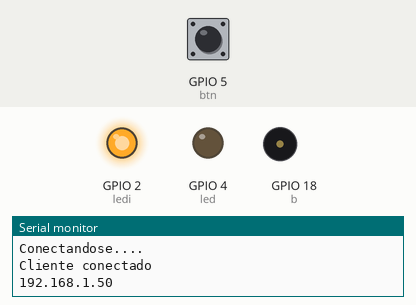
Recording of a sketch running on a simulated ESP32. Parts: output pins drawn as LEDs (lit = HIGH), buzzer (waves = sounding), the last lines printed to the serial monitor. Inputs (shaded band) come from the test bench; at power-on: GPIO 5 (btn) LOW. WiFi joins after 1.5 s; servers stay silent unless stated.

Above: at 3.2 s.
3.3 s: GPIO 5 (btn) pulled HIGH for 3.2 s
At 7.2 s:
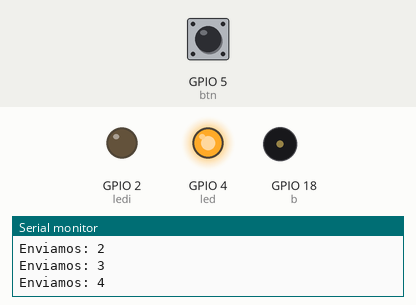
8.0 s: GPIO 5 (btn) pulled HIGH for 3.2 s
At 12.2 s:
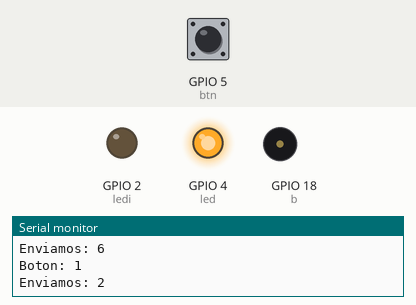
12.7 s: GPIO 5 (btn) pulled HIGH for 1 s
At 13.45 s:
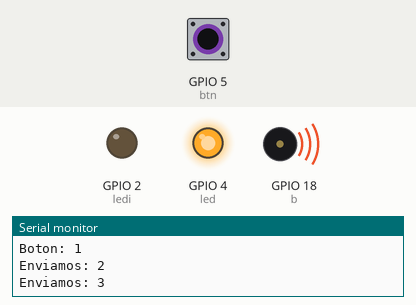
Timing chart, 0 to 15.9 s (numbered marks = the images above; inputs shaded):
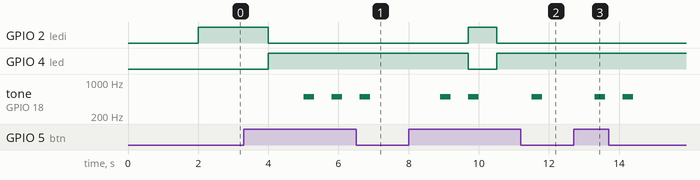

Measured:
- after the input at 3.3 s, GPIO 2 (ledi): HIGH → LOW after 0.70 s; GPIO 4 (led): LOW → HIGH after 0.70 s; tone on GPIO 18 (b): alternates 500 Hz for 0.30 s and silent for 0.50 s, 6 changes in all, then stays silent, starting after 1.7 s
- after the input at 8.0 s, GPIO 2 (ledi): LOW → HIGH after 1.7 s, → LOW 0.80 s later; GPIO 4 (led): HIGH → LOW after 1.7 s, → HIGH 0.80 s later; tone on GPIO 18 (b): goes 500 Hz 0.30 s, silent 0.50 s, 500 Hz 0.30 s, silent 1.5 s, 500 Hz 0.30 s, then silent, starting after 0.90 s
- after the input at 12.7 s, tone on GPIO 18 (b): alternates 500 Hz for 0.30 s and silent for 0.50 s, 4 changes in all, then stays silent, starting after 0.61 s

The sketch:

P2_Buzer_Arduino.ino
```cpp
#include<WiFi.h>
const char* ssid = "informatica7";
const char*  password="Info_@@7";
WiFiServer serve(12345);
WiFiClient cliente;
#define btn 5
#define led 4
#define ledi 2
#define b 18

int con = 0;

void setup() {
  pinMode(btn, INPUT);
  pinMode(led, OUTPUT);
  pinMode(ledi, OUTPUT);
  pinMode(b, OUTPUT);
  Serial.begin(115200);
  WiFi.begin(ssid,password);
  while(WiFi.status() != WL_CONNECTED){
    delay(1000);
    Serial.println("Conectandose....");
  }
  Serial.println("Cliente conectado");
  Serial.println(WiFi.localIP());
  serve.begin();
  digitalWrite(ledi,HIGH);
}

void loop() {

  if (!cliente || !cliente.connected()){
    cliente = serve.available();
  }

  int estado = digitalRead(btn);
  delay(500);

 if (estado== 1 && con == 0){
  Serial.print("Boton: ");
  Serial.println(estado);
  digitalWrite(ledi,LOW);
  digitalWrite(led,HIGH);
  con = 1;
  //tone(b,500);
  delay(500);
  return;
 }
 //delay(500);
 if (estado == 1 && con > 0){
  cliente.println(String(con));
  tone(b,500);
  con++;
  Serial.print("Enviamos: ");
  Serial.println(con);
   if (con>=6){
    con = 0;
    estado = 0;
    //cliente.close();
    digitalWrite(led,LOW);
    digitalWrite(ledi,HIGH);
   }
   delay(300);
 }
 noTone(b);
}
```
